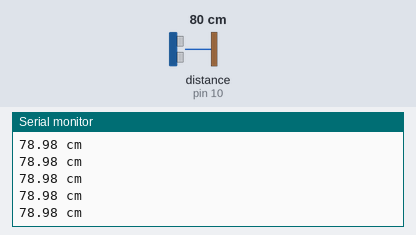
The sketch below on a simulated Arduino Uno, built with avr-gcc and run on an emulated ATmega328P. Shown: the last lines printed to the serial monitor. Wiring (inferred from the names in the program): ultrasonic range finder: trigger pin 9; echo pin 10. The inputs (shaded band) are chosen by the test bench; at power-on: distance to the obstacle (sensor on pin 10) 80 cm. The echo pulse lasts 58.3 µs per cm.

Above: at 1.2 s.
1.3 s: distance to the obstacle (sensor on pin 10) set to 299 cm
At 1.62 s:
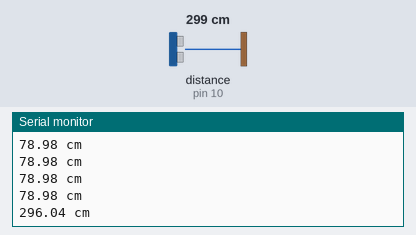
4.3 s: distance to the obstacle (sensor on pin 10) set to 2 cm
At 4.45 s:
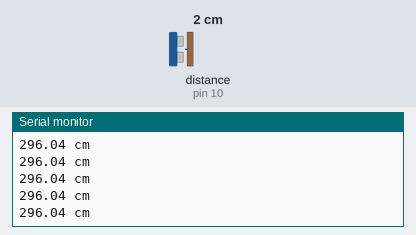
Timing chart, 0 to 7.3 s (numbered marks = the images above; inputs shaded):
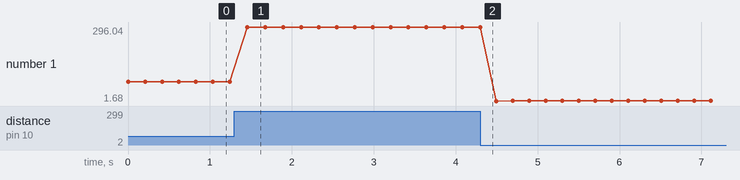

The sketch:

Ultraschall_HC-SR04.ino
```cpp
// ohne Bibliothek: pulseIn misst die Laufzeit des Echos
const int trig = 9, echo = 10;
void setup() { Serial.begin(9600); pinMode(trig, OUTPUT); pinMode(echo, INPUT); }
void loop() {
  digitalWrite(trig, LOW); delayMicroseconds(2);
  digitalWrite(trig, HIGH); delayMicroseconds(10); digitalWrite(trig, LOW);
  long dauer = pulseIn(echo, HIGH);
  Serial.print(dauer * 0.034 / 2); Serial.println(" cm");
  delay(200);
}
```

Measured:
- after the input at 1.3 s, the serial monitor: prints a new line after 0.16 s (image 1)
- plotted number 1: 78.98 → 296.04 after the input at 1.3 s, 296.04 → 2.01 after the input at 4.3 s
